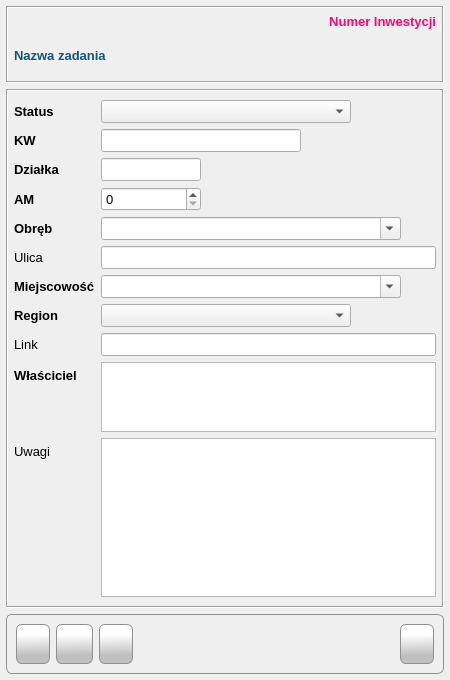
<?xml version="1.0" encoding="UTF-8"?>
<ui version="4.0">
 <class>Form</class>
 <widget class="QWidget" name="Form">
  <property name="windowModality">
   <enum>Qt::WindowModal</enum>
  </property>
  <property name="geometry">
   <rect>
    <x>0</x>
    <y>0</y>
    <width>450</width>
    <height>680</height>
   </rect>
  </property>
  <property name="sizePolicy">
   <sizepolicy hsizetype="Fixed" vsizetype="Preferred">
    <horstretch>0</horstretch>
    <verstretch>0</verstretch>
   </sizepolicy>
  </property>
  <property name="minimumSize">
   <size>
    <width>450</width>
    <height>680</height>
   </size>
  </property>
  <property name="maximumSize">
   <size>
    <width>450</width>
    <height>680</height>
   </size>
  </property>
  <property name="font">
   <font>
    <family>Tahoma</family>
    <pointsize>10</pointsize>
   </font>
  </property>
  <property name="windowTitle">
   <string>Lokalizacja</string>
  </property>
  <property name="windowIcon">
   <iconset resource="../res/main_form.qrc">
    <normaloff>:/icons/res/icon/location.png</normaloff>:/icons/res/icon/location.png</iconset>
  </property>
  <layout class="QVBoxLayout" name="verticalLayout_2">
   <property name="leftMargin">
    <number>6</number>
   </property>
   <property name="topMargin">
    <number>6</number>
   </property>
   <property name="rightMargin">
    <number>6</number>
   </property>
   <property name="bottomMargin">
    <number>6</number>
   </property>
   <item>
    <widget class="QFrame" name="frm_header_frame">
     <property name="frameShape">
      <enum>QFrame::Box</enum>
     </property>
     <property name="frameShadow">
      <enum>QFrame::Sunken</enum>
     </property>
     <layout class="QVBoxLayout" name="verticalLayout">
      <property name="leftMargin">
       <number>6</number>
      </property>
      <property name="topMargin">
       <number>6</number>
      </property>
      <property name="rightMargin">
       <number>6</number>
      </property>
      <property name="bottomMargin">
       <number>6</number>
      </property>
      <item>
       <widget class="QLabel" name="lbl_projectId">
        <property name="font">
         <font>
          <family>Tahoma</family>
          <pointsize>10</pointsize>
          <weight>75</weight>
          <bold>true</bold>
         </font>
        </property>
        <property name="styleSheet">
         <string notr="true">color: #F50A77</string>
        </property>
        <property name="frameShape">
         <enum>QFrame::NoFrame</enum>
        </property>
        <property name="frameShadow">
         <enum>QFrame::Sunken</enum>
        </property>
        <property name="text">
         <string>Numer Inwestycji</string>
        </property>
        <property name="alignment">
         <set>Qt::AlignRight|Qt::AlignTrailing|Qt::AlignVCenter</set>
        </property>
        <property name="margin">
         <number>3</number>
        </property>
        <property name="textInteractionFlags">
         <set>Qt::NoTextInteraction</set>
        </property>
       </widget>
      </item>
      <item>
       <widget class="QLabel" name="lbl_task_name">
        <property name="minimumSize">
         <size>
          <width>0</width>
          <height>40</height>
         </size>
        </property>
        <property name="maximumSize">
         <size>
          <width>16777215</width>
          <height>16777213</height>
         </size>
        </property>
        <property name="font">
         <font>
          <family>Tahoma</family>
          <pointsize>10</pointsize>
          <weight>75</weight>
          <bold>true</bold>
         </font>
        </property>
        <property name="styleSheet">
         <string notr="true">color: #145479;
font-weight: bold</string>
        </property>
        <property name="frameShape">
         <enum>QFrame::NoFrame</enum>
        </property>
        <property name="frameShadow">
         <enum>QFrame::Plain</enum>
        </property>
        <property name="text">
         <string>Nazwa zadania</string>
        </property>
        <property name="wordWrap">
         <bool>true</bool>
        </property>
        <property name="margin">
         <number>3</number>
        </property>
        <property name="textInteractionFlags">
         <set>Qt::NoTextInteraction</set>
        </property>
       </widget>
      </item>
     </layout>
    </widget>
   </item>
   <item>
    <widget class="QFrame" name="frm_body_frame">
     <property name="frameShape">
      <enum>QFrame::Box</enum>
     </property>
     <property name="frameShadow">
      <enum>QFrame::Sunken</enum>
     </property>
     <layout class="QVBoxLayout" name="verticalLayout_3">
      <property name="leftMargin">
       <number>6</number>
      </property>
      <property name="topMargin">
       <number>6</number>
      </property>
      <property name="rightMargin">
       <number>6</number>
      </property>
      <property name="bottomMargin">
       <number>6</number>
      </property>
      <item>
       <layout class="QFormLayout" name="formLayout">
        <property name="verticalSpacing">
         <number>6</number>
        </property>
        <property name="leftMargin">
         <number>0</number>
        </property>
        <property name="topMargin">
         <number>3</number>
        </property>
        <property name="rightMargin">
         <number>0</number>
        </property>
        <property name="bottomMargin">
         <number>3</number>
        </property>
        <item row="0" column="0">
         <widget class="QLabel" name="lbl_status">
          <property name="styleSheet">
           <string notr="true">font-weight: bold</string>
          </property>
          <property name="text">
           <string>Status</string>
          </property>
         </widget>
        </item>
        <item row="0" column="1">
         <widget class="QComboBox" name="cbo_status">
          <property name="maximumSize">
           <size>
            <width>250</width>
            <height>16777215</height>
           </size>
          </property>
          <property name="styleSheet">
           <string notr="true"/>
          </property>
          <property name="currentText">
           <string/>
          </property>
         </widget>
        </item>
        <item row="1" column="0">
         <widget class="QLabel" name="lbl_register">
          <property name="styleSheet">
           <string notr="true">font-weight: bold</string>
          </property>
          <property name="text">
           <string>KW</string>
          </property>
         </widget>
        </item>
        <item row="1" column="1">
         <widget class="QLineEdit" name="txt_register">
          <property name="maximumSize">
           <size>
            <width>200</width>
            <height>16777215</height>
           </size>
          </property>
         </widget>
        </item>
        <item row="2" column="0">
         <widget class="QLabel" name="lbl_parcel">
          <property name="styleSheet">
           <string notr="true">font-weight: bold</string>
          </property>
          <property name="text">
           <string>Działka</string>
          </property>
         </widget>
        </item>
        <item row="2" column="1">
         <widget class="QLineEdit" name="txt_parcel">
          <property name="maximumSize">
           <size>
            <width>100</width>
            <height>16777215</height>
           </size>
          </property>
         </widget>
        </item>
        <item row="3" column="0">
         <widget class="QLabel" name="lbl_map">
          <property name="styleSheet">
           <string notr="true">font-weight: bold</string>
          </property>
          <property name="text">
           <string>AM</string>
          </property>
         </widget>
        </item>
        <item row="3" column="1">
         <widget class="QSpinBox" name="spb_map">
          <property name="maximumSize">
           <size>
            <width>100</width>
            <height>16777215</height>
           </size>
          </property>
         </widget>
        </item>
        <item row="4" column="0">
         <widget class="QLabel" name="lbl_area">
          <property name="styleSheet">
           <string notr="true">font-weight: bold</string>
          </property>
          <property name="text">
           <string>Obręb</string>
          </property>
         </widget>
        </item>
        <item row="4" column="1">
         <widget class="QComboBox" name="cbo_area">
          <property name="maximumSize">
           <size>
            <width>300</width>
            <height>16777215</height>
           </size>
          </property>
          <property name="editable">
           <bool>true</bool>
          </property>
          <property name="maxVisibleItems">
           <number>20</number>
          </property>
          <property name="insertPolicy">
           <enum>QComboBox::NoInsert</enum>
          </property>
         </widget>
        </item>
        <item row="5" column="0">
         <widget class="QLabel" name="lbl_street">
          <property name="text">
           <string>Ulica</string>
          </property>
         </widget>
        </item>
        <item row="6" column="0">
         <widget class="QLabel" name="lbl_place">
          <property name="styleSheet">
           <string notr="true">font-weight: bold</string>
          </property>
          <property name="text">
           <string>Miejscowość</string>
          </property>
         </widget>
        </item>
        <item row="6" column="1">
         <widget class="QComboBox" name="cbo_place">
          <property name="enabled">
           <bool>true</bool>
          </property>
          <property name="maximumSize">
           <size>
            <width>300</width>
            <height>16777215</height>
           </size>
          </property>
          <property name="editable">
           <bool>true</bool>
          </property>
          <property name="maxVisibleItems">
           <number>20</number>
          </property>
          <property name="insertPolicy">
           <enum>QComboBox::NoInsert</enum>
          </property>
         </widget>
        </item>
        <item row="7" column="0">
         <widget class="QLabel" name="lbl_region">
          <property name="styleSheet">
           <string notr="true">font-weight: bold</string>
          </property>
          <property name="text">
           <string>Region</string>
          </property>
         </widget>
        </item>
        <item row="7" column="1">
         <widget class="QComboBox" name="cbo_region">
          <property name="maximumSize">
           <size>
            <width>250</width>
            <height>16777215</height>
           </size>
          </property>
         </widget>
        </item>
        <item row="8" column="0">
         <widget class="QLabel" name="lbl_link">
          <property name="text">
           <string>Link</string>
          </property>
         </widget>
        </item>
        <item row="8" column="1">
         <widget class="QLineEdit" name="txt_link"/>
        </item>
        <item row="9" column="0">
         <widget class="QLabel" name="lbl_owner">
          <property name="styleSheet">
           <string notr="true">font-weight: bold</string>
          </property>
          <property name="text">
           <string>Właściciel</string>
          </property>
         </widget>
        </item>
        <item row="9" column="1">
         <widget class="QPlainTextEdit" name="txt_name">
          <property name="sizePolicy">
           <sizepolicy hsizetype="Expanding" vsizetype="Fixed">
            <horstretch>0</horstretch>
            <verstretch>0</verstretch>
           </sizepolicy>
          </property>
          <property name="maximumSize">
           <size>
            <width>16777215</width>
            <height>70</height>
           </size>
          </property>
          <property name="tabChangesFocus">
           <bool>true</bool>
          </property>
         </widget>
        </item>
        <item row="10" column="0">
         <widget class="QLabel" name="lbl_additional_info">
          <property name="text">
           <string>Uwagi</string>
          </property>
         </widget>
        </item>
        <item row="10" column="1">
         <widget class="QPlainTextEdit" name="txt_additional_info">
          <property name="tabChangesFocus">
           <bool>true</bool>
          </property>
         </widget>
        </item>
        <item row="5" column="1">
         <widget class="QLineEdit" name="txt_street"/>
        </item>
       </layout>
      </item>
     </layout>
    </widget>
   </item>
   <item>
    <widget class="QFrame" name="frame">
     <property name="styleSheet">
      <string notr="true">border: 1px solid #8f8f91;
    border-radius: 6px;
    background-color: qlineargradient(x1: 0, y1: 0, x2: 0, y2: 1,
                                      stop: 0 #f6f7fa, stop: 1 #dadbde);</string>
     </property>
     <property name="frameShape">
      <enum>QFrame::Box</enum>
     </property>
     <property name="frameShadow">
      <enum>QFrame::Sunken</enum>
     </property>
     <layout class="QHBoxLayout" name="horizontalLayout">
      <item>
       <widget class="QPushButton" name="btn_addressbook">
        <property name="sizePolicy">
         <sizepolicy hsizetype="Preferred" vsizetype="Preferred">
          <horstretch>0</horstretch>
          <verstretch>0</verstretch>
         </sizepolicy>
        </property>
        <property name="minimumSize">
         <size>
          <width>0</width>
          <height>40</height>
         </size>
        </property>
        <property name="cursor">
         <cursorShape>PointingHandCursor</cursorShape>
        </property>
        <property name="toolTip">
         <string>Dodaj podmiot</string>
        </property>
        <property name="styleSheet">
         <string notr="true">QPushButton {
border: 1px solid #8f8f91;
border-radius: 6px;
background-color: qlineargradient(spread:pad, x1:0.529318, y1:1, x2:0.511909, y2:0.262, stop:0.295455 rgba(192, 192, 192, 255), stop:1 rgba(255, 255, 255, 255))
}
QPushButton:hover {
background-color: qlineargradient(spread:pad, x1:0.507, y1:0.937, x2:0.489, y2:0.08, stop:0 rgba(207, 207, 207, 255), stop:1 rgba(255, 255, 255, 255))
 }
QPushButton:pressed {
 background-color: qlineargradient(spread:pad, x1:0.513, y1:0, x2:0.495, y2:0.886, stop:0.306818 rgba(208, 208, 208, 255), stop:1 rgba(255, 255, 255, 255))
}</string>
        </property>
        <property name="text">
         <string/>
        </property>
        <property name="icon">
         <iconset resource="../res/main_form.qrc">
          <normaloff>:/icons/icon/addressbook.png</normaloff>:/icons/icon/addressbook.png</iconset>
        </property>
        <property name="iconSize">
         <size>
          <width>32</width>
          <height>32</height>
         </size>
        </property>
        <property name="autoDefault">
         <bool>false</bool>
        </property>
       </widget>
      </item>
      <item>
       <widget class="QPushButton" name="btn_ok">
        <property name="sizePolicy">
         <sizepolicy hsizetype="Preferred" vsizetype="Preferred">
          <horstretch>0</horstretch>
          <verstretch>0</verstretch>
         </sizepolicy>
        </property>
        <property name="minimumSize">
         <size>
          <width>0</width>
          <height>40</height>
         </size>
        </property>
        <property name="font">
         <font>
          <family>Tahoma</family>
          <pointsize>10</pointsize>
         </font>
        </property>
        <property name="cursor">
         <cursorShape>PointingHandCursor</cursorShape>
        </property>
        <property name="toolTip">
         <string>Zapisz</string>
        </property>
        <property name="layoutDirection">
         <enum>Qt::LeftToRight</enum>
        </property>
        <property name="autoFillBackground">
         <bool>false</bool>
        </property>
        <property name="styleSheet">
         <string notr="true">QPushButton {
border: 1px solid #8f8f91;
border-radius: 6px;
background-color: qlineargradient(spread:pad, x1:0.529318, y1:1, x2:0.511909, y2:0.262, stop:0.295455 rgba(192, 192, 192, 255), stop:1 rgba(255, 255, 255, 255))
}
QPushButton:hover {
background-color: qlineargradient(spread:pad, x1:0.507, y1:0.937, x2:0.489, y2:0.08, stop:0 rgba(207, 207, 207, 255), stop:1 rgba(255, 255, 255, 255))
 }
QPushButton:pressed {
 background-color: qlineargradient(spread:pad, x1:0.513, y1:0, x2:0.495, y2:0.886, stop:0.306818 rgba(208, 208, 208, 255), stop:1 rgba(255, 255, 255, 255))
}</string>
        </property>
        <property name="icon">
         <iconset resource="../res/main_form.qrc">
          <normaloff>:/icons/res/icon/check.png</normaloff>:/icons/res/icon/check.png</iconset>
        </property>
        <property name="iconSize">
         <size>
          <width>32</width>
          <height>32</height>
         </size>
        </property>
        <property name="autoDefault">
         <bool>true</bool>
        </property>
       </widget>
      </item>
      <item>
       <widget class="QPushButton" name="btn_restore">
        <property name="enabled">
         <bool>false</bool>
        </property>
        <property name="sizePolicy">
         <sizepolicy hsizetype="Preferred" vsizetype="Preferred">
          <horstretch>0</horstretch>
          <verstretch>0</verstretch>
         </sizepolicy>
        </property>
        <property name="minimumSize">
         <size>
          <width>0</width>
          <height>40</height>
         </size>
        </property>
        <property name="cursor">
         <cursorShape>PointingHandCursor</cursorShape>
        </property>
        <property name="toolTip">
         <string>Przywróć dane</string>
        </property>
        <property name="styleSheet">
         <string notr="true">QPushButton {
border: 1px solid #8f8f91;
border-radius: 6px;
background-color: qlineargradient(spread:pad, x1:0.529318, y1:1, x2:0.511909, y2:0.262, stop:0.295455 rgba(192, 192, 192, 255), stop:1 rgba(255, 255, 255, 255))
}
QPushButton:hover {
background-color: qlineargradient(spread:pad, x1:0.507, y1:0.937, x2:0.489, y2:0.08, stop:0 rgba(207, 207, 207, 255), stop:1 rgba(255, 255, 255, 255))
 }
QPushButton:pressed {
 background-color: qlineargradient(spread:pad, x1:0.513, y1:0, x2:0.495, y2:0.886, stop:0.306818 rgba(208, 208, 208, 255), stop:1 rgba(255, 255, 255, 255))
}</string>
        </property>
        <property name="text">
         <string/>
        </property>
        <property name="icon">
         <iconset resource="../res/main_form.qrc">
          <normaloff>:/icons/res/icon/transfer.png</normaloff>:/icons/res/icon/transfer.png</iconset>
        </property>
        <property name="iconSize">
         <size>
          <width>32</width>
          <height>32</height>
         </size>
        </property>
       </widget>
      </item>
      <item>
       <spacer name="horizontalSpacer">
        <property name="orientation">
         <enum>Qt::Horizontal</enum>
        </property>
        <property name="sizeHint" stdset="0">
         <size>
          <width>239</width>
          <height>20</height>
         </size>
        </property>
       </spacer>
      </item>
      <item>
       <widget class="QPushButton" name="btn_owner_inspector">
        <property name="sizePolicy">
         <sizepolicy hsizetype="Preferred" vsizetype="Preferred">
          <horstretch>0</horstretch>
          <verstretch>0</verstretch>
         </sizepolicy>
        </property>
        <property name="minimumSize">
         <size>
          <width>0</width>
          <height>40</height>
         </size>
        </property>
        <property name="cursor">
         <cursorShape>PointingHandCursor</cursorShape>
        </property>
        <property name="toolTip">
         <string>Wstaw dane o właścicielu</string>
        </property>
        <property name="styleSheet">
         <string notr="true">QPushButton {
border: 1px solid #8f8f91;
border-radius: 6px;
background-color: qlineargradient(spread:pad, x1:0.529318, y1:1, x2:0.511909, y2:0.262, stop:0.295455 rgba(192, 192, 192, 255), stop:1 rgba(255, 255, 255, 255))
}
QPushButton:hover {
background-color: qlineargradient(spread:pad, x1:0.507, y1:0.937, x2:0.489, y2:0.08, stop:0 rgba(207, 207, 207, 255), stop:1 rgba(255, 255, 255, 255))
 }
QPushButton:pressed {
 background-color: qlineargradient(spread:pad, x1:0.513, y1:0, x2:0.495, y2:0.886, stop:0.306818 rgba(208, 208, 208, 255), stop:1 rgba(255, 255, 255, 255))
}</string>
        </property>
        <property name="text">
         <string/>
        </property>
        <property name="icon">
         <iconset resource="../res/main_form.qrc">
          <normaloff>:/icons/res/icon/person_1.png</normaloff>:/icons/res/icon/person_1.png</iconset>
        </property>
        <property name="iconSize">
         <size>
          <width>32</width>
          <height>32</height>
         </size>
        </property>
       </widget>
      </item>
     </layout>
    </widget>
   </item>
  </layout>
 </widget>
 <tabstops>
  <tabstop>cbo_status</tabstop>
  <tabstop>txt_register</tabstop>
  <tabstop>txt_parcel</tabstop>
  <tabstop>spb_map</tabstop>
  <tabstop>cbo_area</tabstop>
  <tabstop>txt_street</tabstop>
  <tabstop>cbo_place</tabstop>
  <tabstop>cbo_region</tabstop>
  <tabstop>txt_link</tabstop>
  <tabstop>txt_name</tabstop>
  <tabstop>txt_additional_info</tabstop>
  <tabstop>btn_addressbook</tabstop>
  <tabstop>btn_owner_inspector</tabstop>
  <tabstop>btn_ok</tabstop>
 </tabstops>
 <resources>
  <include location="../res/main_form.qrc"/>
 </resources>
 <connections/>
</ui>
